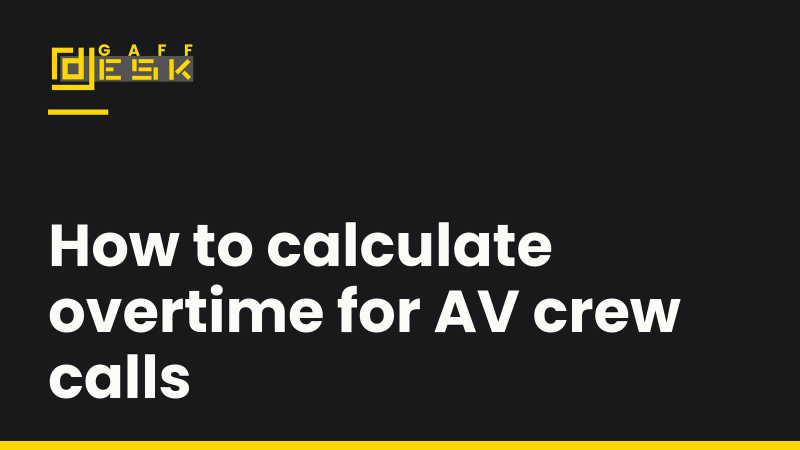
#> input picture blog/img/av-crew-overtime-calculation.jpg, 1600 x 900 px, given in place of gaffdesk-logo.png, which was not available (shown at 1/2 size)
$ python make-card.py ../blog/img/av-crew-overtime-calculation.jpg ../blog/img/av-equipment-rental-rates.jpg
#> lines starting #> are read from the running program, lines starting #| are printed output that depends on the picture; pictures that were not available may be replaced by others from this repository, and a replacement may not be noted
"""Make a 1600x900 title card for a blog post.
Usage: python3 scripts/make-card.py <slug> "<title>"
Writes blog/img/<slug>.jpg. Requires Pillow.
"""
import sys, os
from PIL import Image, ImageDraw, ImageFont

W, H = 1600, 900
INK, GAFF, PAPER, CASE = (23, 25, 27), (254, 214, 0), (251, 251, 248), (227, 228, 224)
HERE = os.path.dirname(os.path.abspath(__file__))
ROOT = os.path.dirname(HERE)
FONT = os.path.join(HERE, 'fonts', 'Poppins-Bold.ttf')

def wrap(draw, text, font, width):
    words, lines, line = text.split(), [], ''
    for w in words:
        test = (line + ' ' + w).strip()
        if draw.textlength(test, font=font) <= width: line = test
        else: lines.append(line); line = w
    if line: lines.append(line)
    return lines

def main(slug, title):
    S = 2
    im = Image.new('RGB', (W * S, H * S), INK)
    d = ImageDraw.Draw(im)
    # yellow band at bottom
    d.rectangle([0, (H - 18) * S, W * S, H * S], fill=GAFF)
    # logo
    logo = Image.open(os.path.join(ROOT, 'gaffdesk-logo.png')).convert('RGBA')
    lw = 300 * S; lh = round(logo.height * lw / logo.width)
#> after `lh = round(logo.height * lw / logo.width)`: lh = 338
    im.paste(logo.resize((lw, lh), Image.LANCZOS), (96 * S, 84 * S), logo.resize((lw, lh), Image.LANCZOS))
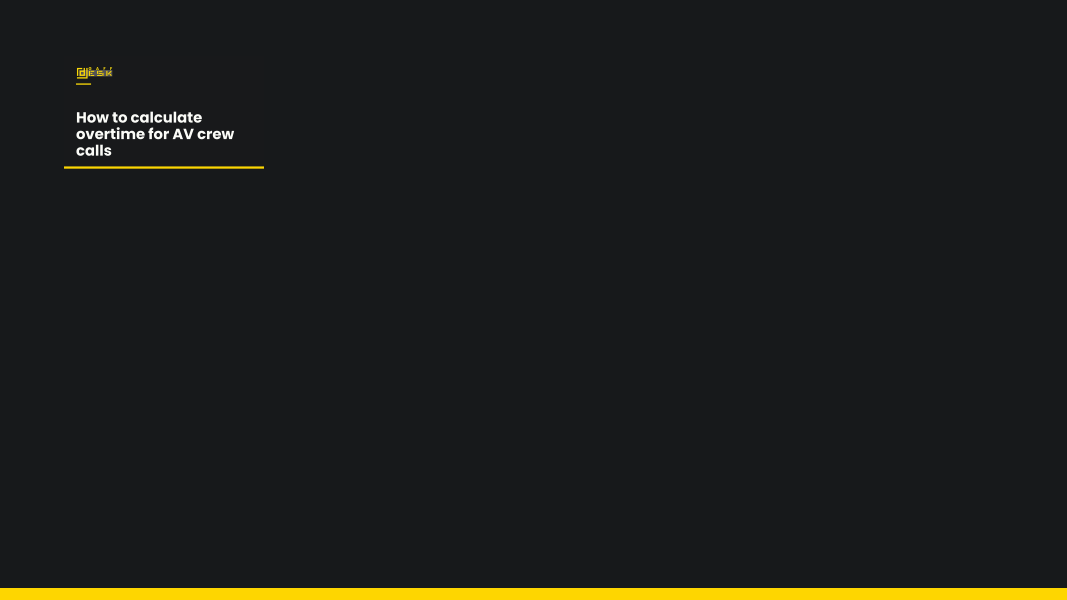
#> im: PIL image 3200x1800 RGB (shown at 1/3 size); mean R, G, B 28.4, 29.5, 27
    # title, largest size that fits in 4 lines
    box_w = (W - 192) * S
    for size in range(118, 54, -4):
        f = ImageFont.truetype(FONT, size * S)
        lines = wrap(d, title, f, box_w)
        if len(lines) <= 4: break
    lh_px = int(size * 1.12 * S)
    total = lh_px * len(lines)
#> total = 528
    y = (H - 96) * S - total
#> y = 1080
    for ln in lines:
        d.text((96 * S, y), ln, font=f, fill=PAPER)
        y += lh_px
#> this loop made 2 passes
#> (ln, y) on pass 1: ('', 1344)
#> y on pass 2: 1608
#> after the loop, y = 1608
    # gaff tape accent under logo
    tape_y = 84 * S + lh + 34 * S
#> tape_y = 574
    d.rectangle([96 * S, tape_y, (96 + 120) * S, tape_y + 10 * S], fill=GAFF)
    out = im.resize((W, H), Image.LANCZOS)
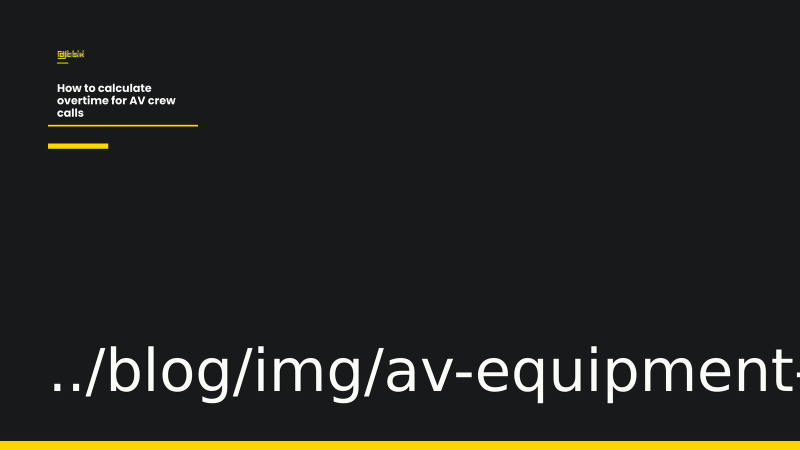
#> out: PIL image 1600x900 RGB (shown at 1/2 size); mean R, G, B 34.3, 35.3, 32.5
    os.makedirs(os.path.join(ROOT, 'blog', 'img'), exist_ok=True)
    path = os.path.join(ROOT, 'blog', 'img', slug + '.jpg')
    out.save(path, 'JPEG', quality=84, optimize=True, progressive=True)
    print(path, os.path.getsize(path) // 1024, 'KB')

if __name__ == '__main__':
    main(sys.argv[1], sys.argv[2])

$ run again, on blog/img/av-equipment-rental-rates.jpg
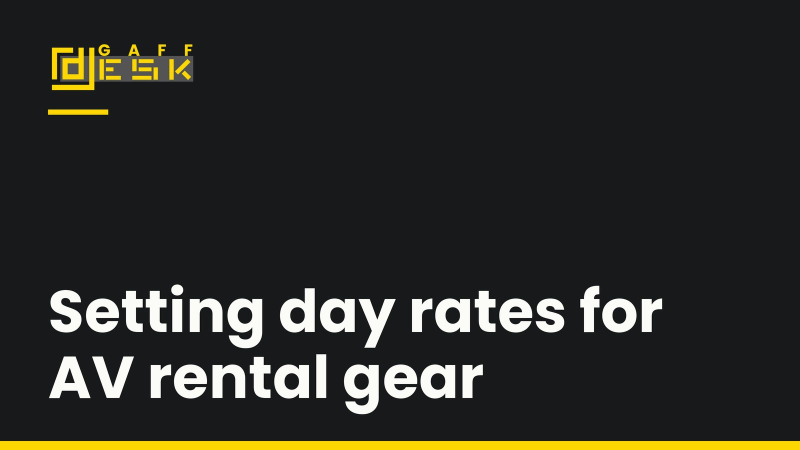
#> input picture blog/img/av-equipment-rental-rates.jpg, 1600 x 900 px, given in place of gaffdesk-logo.png, which was not available (shown at 1/2 size)
#> in main, `im.paste(logo.resize((lw, lh), Image.LANCZOS), (96 * S, 84 * S), logo...`:
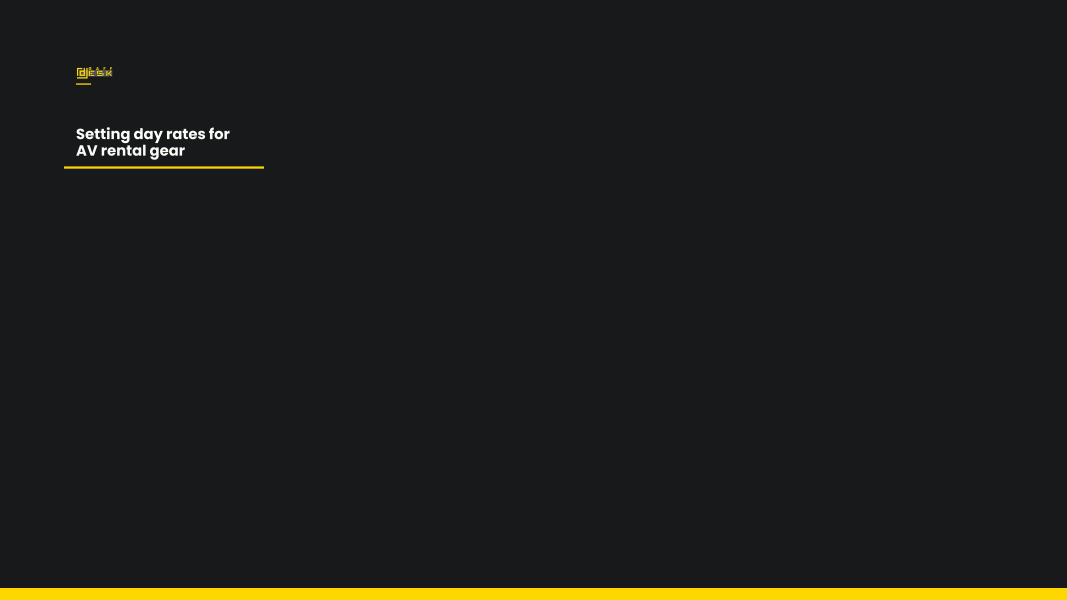
#> im: PIL image 3200x1800 RGB (shown at 1/3 size); mean R, G, B 28.3, 29.4, 26.9
#> total = 528
#> in main, `y = (H - 96) * S - total`: y = 1080
#> the loop in main, `for ln in lines:` made 2 passes
#> (ln, y) on pass 1: ('', 1344)
#> after the loop in main, `for ln in lines:`: y = 1608
#> in main, `out = im.resize((W, H), Image.LANCZOS)`:
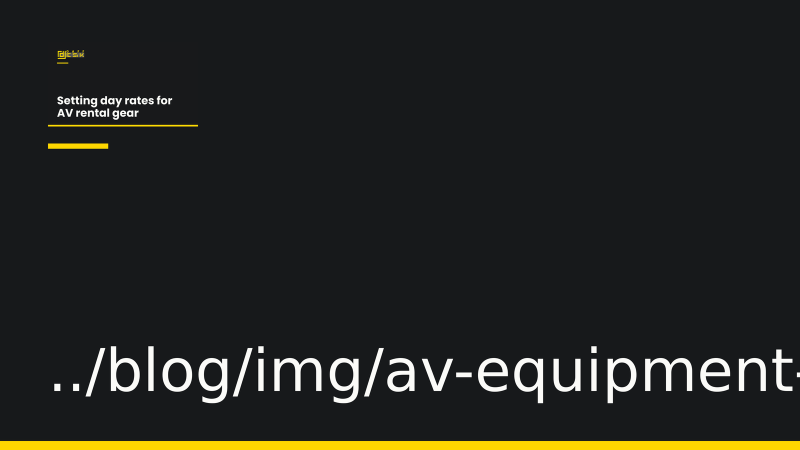
#> out: PIL image 1600x900 RGB (shown at 1/2 size); mean R, G, B 34.2, 35.2, 32.4
